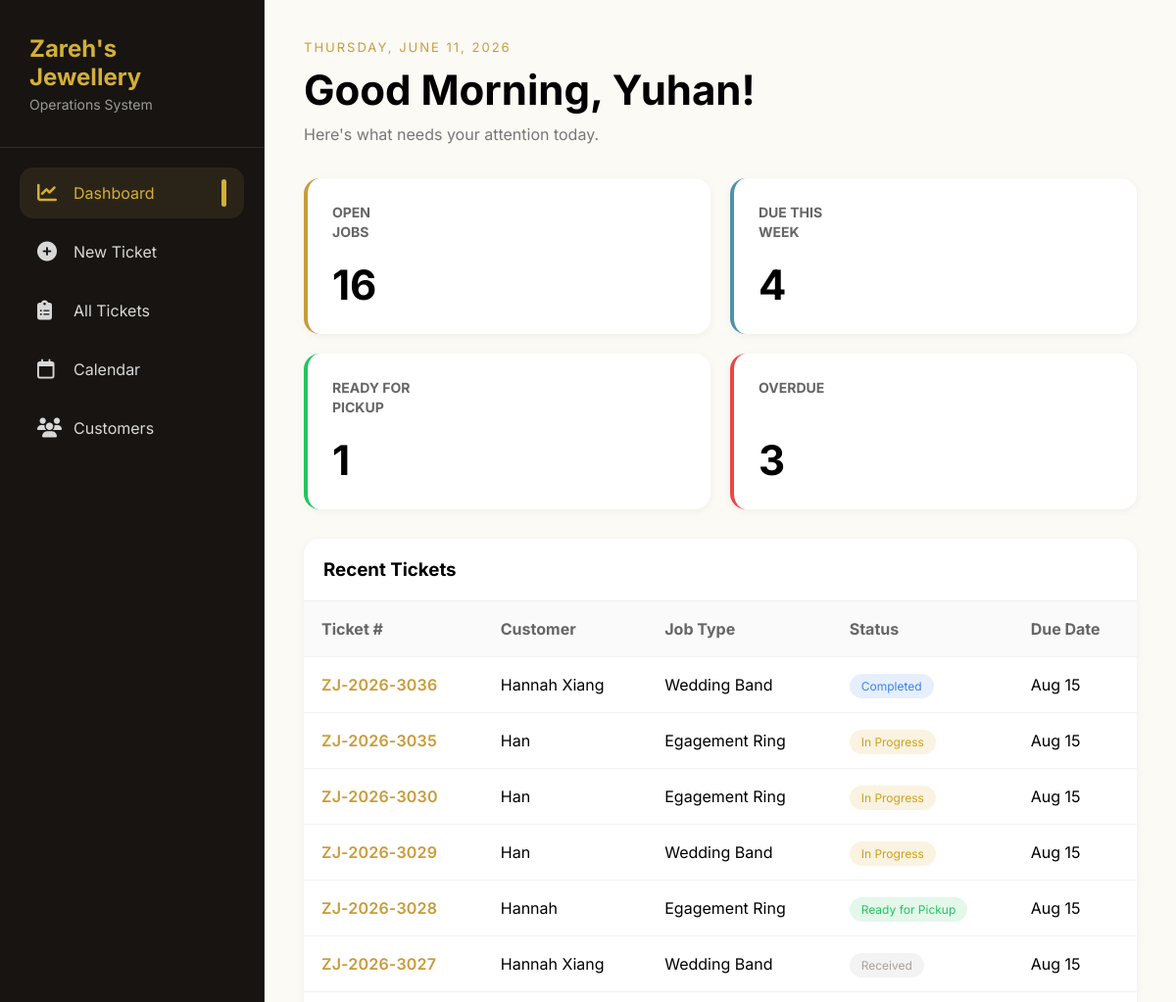
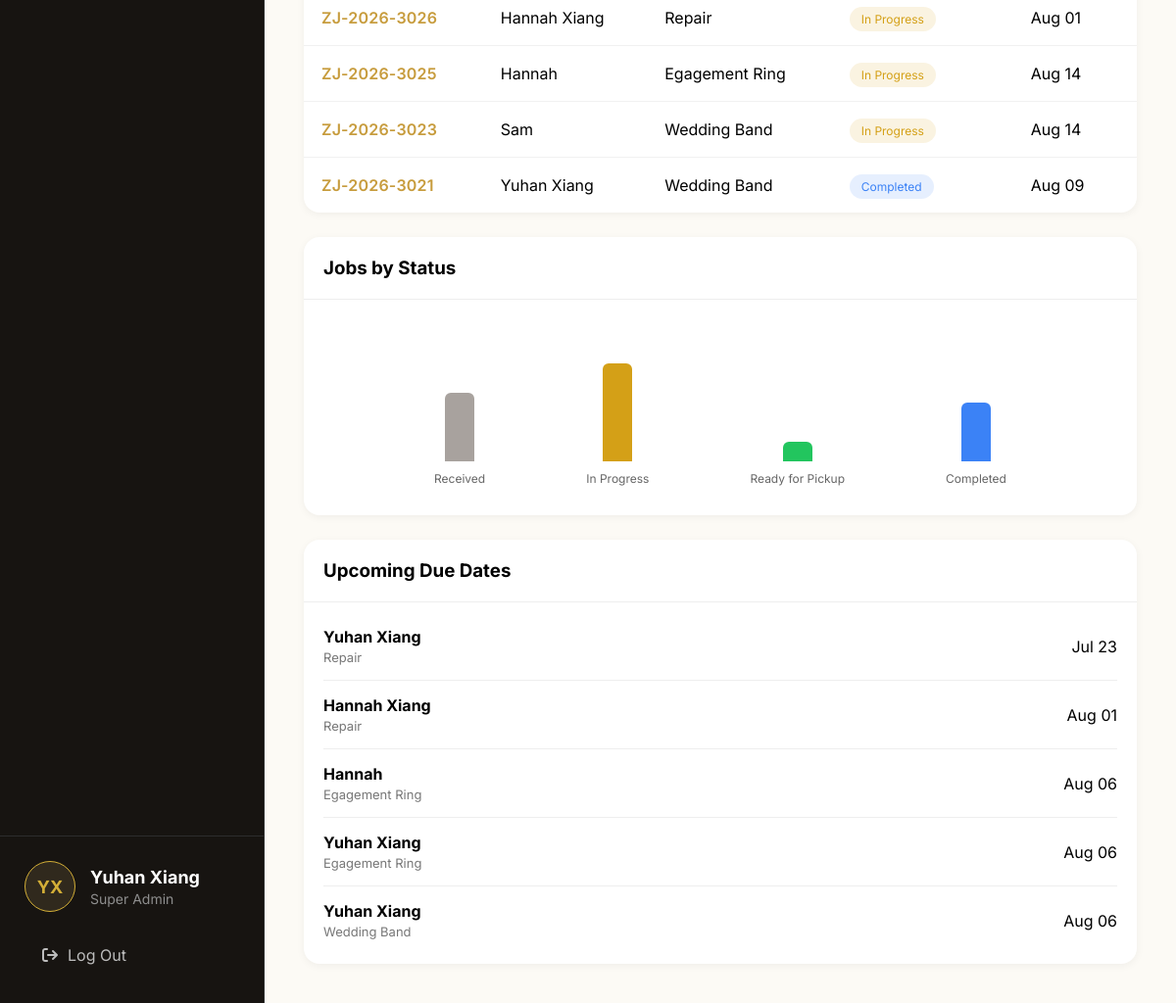
The app's page / (signed in), older data (2 pictures, top to bottom).
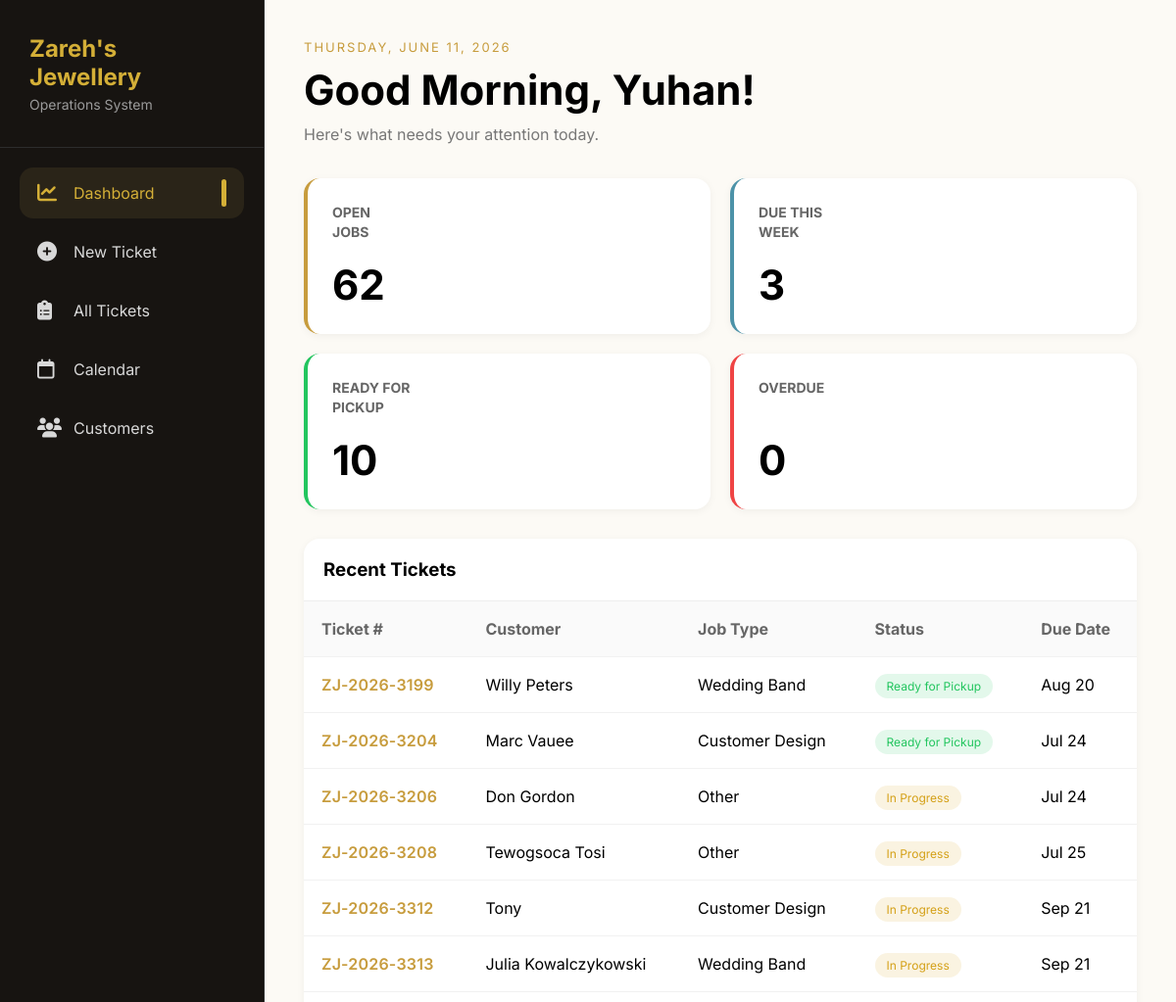
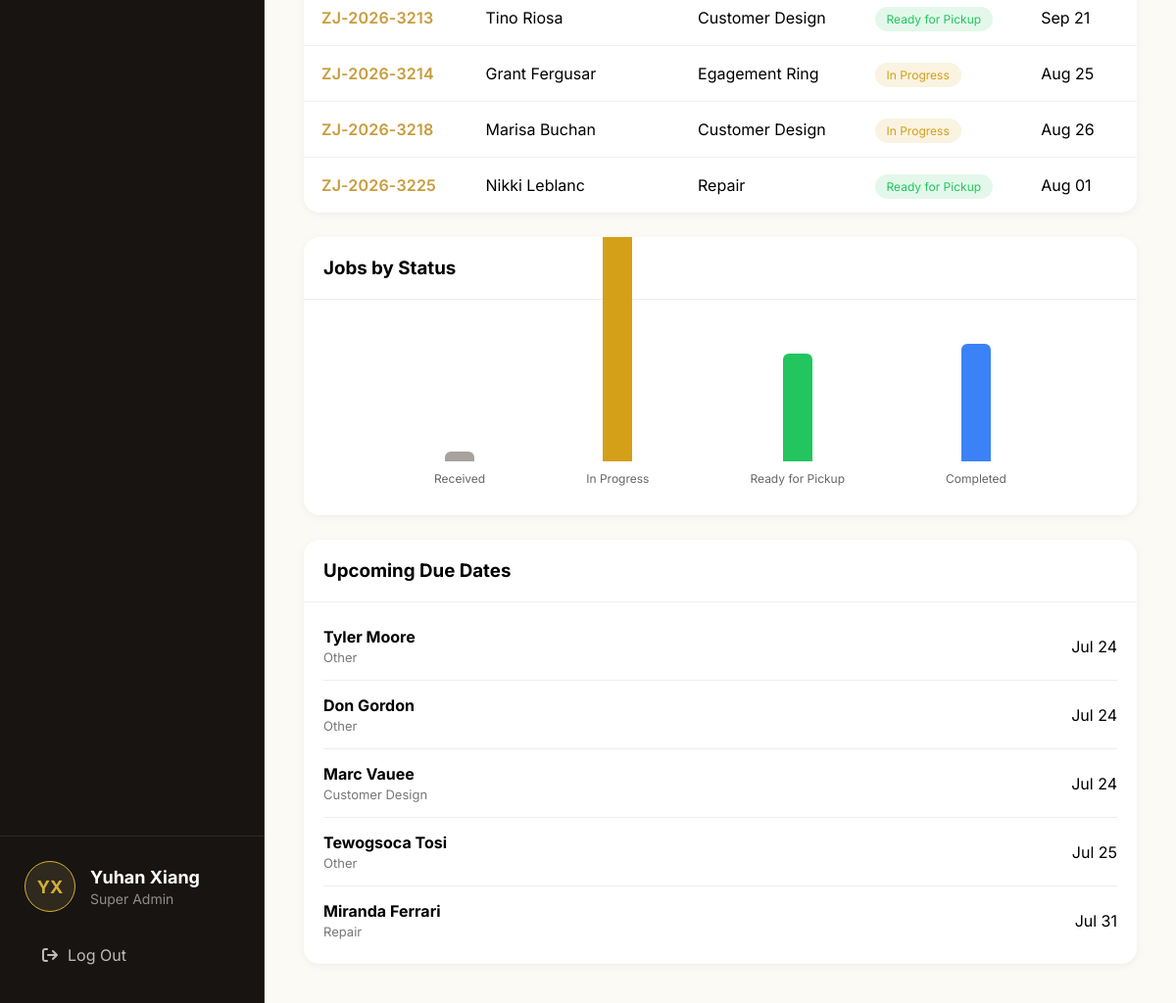
The same page, newer data (2 pictures, top to bottom).
### core/models.py (models this page shows, shortened)
class Ticket(models.Model):
    ticket_number = models.CharField(
        max_length=20,
        unique=True
    )
    customer = models.ForeignKey(
        Customer,
        on_delete=models.CASCADE,
        related_name="tickets"
    )
    job_type = models.ForeignKey(
        JobType,
        on_delete=models.PROTECT
    )
    status = models.ForeignKey(
        Status,
        on_delete=models.PROTECT
    )
    description = models.TextField()
    created_date = models.DateTimeField(auto_now_add=True)
    due_date = models.DateField()
    price = models.DecimalField(
        max_digits=10,
        decimal_places=2,
        blank=True,
        null=True
    )
    completed_date = models.DateField(
        blank=True,
        null=True
    )

class Customer(models.Model):
    name = models.CharField(max_length=100)
    phone = models.CharField(max_length=20, unique=True)
    email = models.EmailField(blank=True, null=True)
    note = models.TextField(blank=True)
    created_date = models.DateTimeField(auto_now_add=True)
    class Meta:
        ordering = ["name"]

class JobType(models.Model):
    type = models.CharField(max_length=100, unique=True)
    duration = models.PositiveIntegerField(default=7)

class Status(models.Model):
    status = models.CharField(max_length=50, unique=True)
    color = models.CharField(max_length=20, default="#c79c3d")

### core/views.py (the view)
# urls.py: path('', views.dashboard, name='dashboard'),
@login_required
def dashboard(request):
    today = timezone.now().date()
    start_of_week = today - timedelta(days=today.weekday())
    end_of_week = start_of_week + timedelta(days=6)
    three_months_ago = today - timedelta(days=90)
    recent_tickets = Ticket.objects.filter(
        created_date__gte=three_months_ago
    ).order_by('-created_date')[:10]
    open_jobs = Ticket.objects.exclude(
        status__status="Completed"
    ).count()
    due_this_week = Ticket.objects.filter(
        due_date__lte=end_of_week
    ).exclude(
        status__status__in=[
            "Completed",
            "Ready for Pickup"
        ]
    ).count()
    ready_for_pickup = Ticket.objects.filter(
        status__status="Ready for Pickup"
    ).count()
    overdue = Ticket.objects.filter(
        due_date__lt=today
    ).exclude(
        status__status__in=[
            "Completed",
            "Ready for Pickup"
        ]
    ).count()
    status_summary = []
    for status in Status.objects.all():
        count = Ticket.objects.filter(status=status).count()
        status_summary.append({
            "name": status.status,
            "count": count,
            "color": status.color
        })
    upcoming_due_dates = Ticket.objects.filter(
        due_date__gte=today
    ).exclude(
        status__status="Completed"
    ).order_by('due_date')[:5]
    context = {
        "recent_tickets": recent_tickets,
        "open_jobs": open_jobs,
        "due_this_week": due_this_week,
        "ready_for_pickup": ready_for_pickup,
        "overdue": overdue,
        "status_summary": status_summary,
        "upcoming_due_dates": upcoming_due_dates,
    }
    return render(request, "core/dashboard.html", context)

### core/templates/core/dashboard.html (shortened to what this page needs)
{% extends 'core/base.html' %}
{% block content %}
<div class="dashboard">
    <div class="dashboard-header">
        <p class="date">THURSDAY, JUNE 11, 2026</p>
        <h1>Good Morning, {{ user.first_name }}!</h1>
        <p class="subtitle">Here's what needs your attention today.</p>
    </div>
    <div class="stats-grid">
    <div
    class="stat-card jobs clickable-card"
    onclick="window.location='{% url 'all_tickets' %}?open=1'"
>
    <div class="stat-top">
        <h4>OPEN<br>JOBS</h4>
    </div>
    <h2>{{ open_jobs }}</h2>
</div>
        <div
    class="stat-card due clickable-card"
    onclick="window.location='{% url 'all_tickets' %}?due=thisweek'"
>
    <div class="stat-top">
        <h4>DUE THIS<br>WEEK</h4>
    </div>
    <h2>{{ due_this_week }}</h2>
</div>
        <div
    class="stat-card pickup clickable-card"
    onclick="window.location='{% url 'all_tickets' %}?pickup=1'"
>
    <div class="stat-top">
        <h4>READY FOR<br>PICKUP</h4>
    </div>
    <h2>{{ ready_for_pickup }}</h2>
</div>
        <div
    class="stat-card overdue clickable-card"
    onclick="window.location='{% url 'all_tickets' %}?overdue=1'"
>
    <div class="stat-top">
        <h4>OVERDUE</h4>
    </div>
    <h2>{{ overdue }}</h2>
</div>
    </div>
    <div class="dashboard-grid">
        <div class="panel">
            <div class="panel-header">
                <h3>Recent Tickets</h3>
            </div>
            <table class="ticket-table">
                <thead>
                    <tr>
                        <th>Ticket #</th>
                        <th>Customer</th>
                        <th>Job Type</th>
                        <th>Status</th>
                        <th>Due Date</th>
                    </tr>
                </thead>
                <tbody>
{% for ticket in recent_tickets %}
<tr
    class="clickable-row"
    onclick="window.location='{% url 'ticket_detail' ticket.id %}'"
>
    <td class="ticket-number">
    {{ ticket.ticket_number }}
</td>
    <td>{{ ticket.customer.name }}</td>
    <td>{{ ticket.job_type.type }}</td>
    <td>
        <span
            class="status"
            style="
                background-color:{{ ticket.status.color }}20;
                color:{{ ticket.status.color }};
            "
        >
            {{ ticket.status.status }}
        </span>
    </td>
    <td>{{ ticket.due_date|date:"M d" }}</td>
</tr>
{% empty %}
<tr>
    <td colspan="5">
        No tickets found
    </td>
</tr>
{% endfor %}
</tbody>
            </table>
        </div>
        <div class="right-column">
            <div class="panel">
                <div class="panel-header">
                    <h3>Jobs by Status</h3>
                </div>
                <div class="chart-container">
    {% for item in status_summary %}
    <div class="bar-item">
        <div
            class="bar"
            style="
                height:{{ item.count|add:'1' }}0px;
                background:{{ item.color }};
            "
        ></div>
        <span>{{ item.name }}</span>
    </div>
    {% endfor %}
</div>
            </div>
            <div class="panel">
                <div class="panel-header">
                    <h3>Upcoming Due Dates</h3>
                </div>
                <div class="due-list">
{% for ticket in upcoming_due_dates %}
<div
    class="due-item clickable-card"
    onclick="window.location='{% url 'ticket_detail' ticket.id %}'"
>
    <div>
        <strong>
            {{ ticket.customer.name }}
        </strong>
        <p>
            {{ ticket.job_type.type }}
        </p>
    </div>
    <span>
        {{ ticket.due_date|date:"M d" }}
    </span>
</div>
{% empty %}
<div class="due-item">
    No upcoming jobs
</div>
{% endfor %}
</div>
            </div>
        </div>
    </div>
</div>
{% endblock %}

Row changes from the older to the newer data that the page shows:
removed Ticket: ticket_number "ZJ-2026-3036", customer.name "Hannah Xiang", job_type.type "Wedding Band", status.status "Completed", due_date "Aug 15", shown under "Recent Tickets"
removed Ticket: ticket_number "ZJ-2026-3035", customer.name "Han", job_type.type "Egagement Ring", status.status "In Progress", due_date "Aug 15", shown under "Recent Tickets"
removed Ticket: ticket_number "ZJ-2026-3030", customer.name "Han", job_type.type "Egagement Ring", status.status "In Progress", due_date "Aug 15", shown under "Recent Tickets"
removed Ticket: ticket_number "ZJ-2026-3029", customer.name "Han", job_type.type "Wedding Band", status.status "In Progress", due_date "Aug 15", shown under "Recent Tickets"
removed Ticket: ticket_number "ZJ-2026-3028", customer.name "Hannah", job_type.type "Egagement Ring", status.status "Ready for Pickup", due_date "Aug 15", shown under "Recent Tickets"
removed Ticket: ticket_number "ZJ-2026-3027", customer.name "Hannah Xiang", job_type.type "Wedding Band", status.status "Received", due_date "Aug 15", shown under "Recent Tickets"
removed Ticket: ticket_number "ZJ-2026-3026", customer.name "Hannah Xiang", job_type.type "Repair", status.status "In Progress", due_date "Aug 01"
removed Ticket: ticket_number "ZJ-2026-3025", customer.name "Hannah", job_type.type "Egagement Ring", status.status "In Progress", due_date "Aug 14", shown under "Recent Tickets"
removed Ticket: ticket_number "ZJ-2026-3023", customer.name "Sam", job_type.type "Wedding Band", status.status "In Progress", due_date "Aug 14", shown under "Recent Tickets"
removed Ticket: ticket_number "ZJ-2026-3021", customer.name "Yuhan Xiang", job_type.type "Wedding Band", status.status "Completed", due_date "Aug 09", shown under "Recent Tickets"
removed Ticket: customer.name "Yuhan Xiang", job_type.type "Repair", due_date "Jul 23", shown under "Upcoming Due Dates"
removed Ticket: customer.name "Hannah", job_type.type "Egagement Ring", due_date "Aug 06", shown under "Upcoming Due Dates"
removed Ticket: customer.name "Yuhan Xiang", job_type.type "Egagement Ring", due_date "Aug 06", shown under "Upcoming Due Dates"
removed Ticket: customer.name "Yuhan Xiang", job_type.type "Wedding Band", due_date "Aug 06", shown under "Upcoming Due Dates"
added Ticket: ticket_number "ZJ-2026-3199", customer.name "Willy Peters", job_type.type "Wedding Band", status.status "Ready for Pickup", due_date "Aug 20", shown under "Recent Tickets"
added Ticket: ticket_number "ZJ-2026-3204", customer.name "Marc Vauee", job_type.type "Customer Design", status.status "Ready for Pickup", due_date "Jul 24"
added Ticket: ticket_number "ZJ-2026-3206", customer.name "Don Gordon", job_type.type "Other", status.status "In Progress", due_date "Jul 24"
added Ticket: ticket_number "ZJ-2026-3208", customer.name "Tewogsoca Tosi", job_type.type "Other", status.status "In Progress", due_date "Jul 25"
added Ticket: ticket_number "ZJ-2026-3312", customer.name "Tony", job_type.type "Customer Design", status.status "In Progress", due_date "Sep 21", shown under "Recent Tickets"
added Ticket: ticket_number "ZJ-2026-3313", customer.name "Julia Kowalczykowski", job_type.type "Wedding Band", status.status "In Progress", due_date "Sep 21", shown under "Recent Tickets"
added Ticket: ticket_number "ZJ-2026-3213", customer.name "Tino Riosa", job_type.type "Customer Design", status.status "Ready for Pickup", due_date "Sep 21", shown under "Recent Tickets"
added Ticket: ticket_number "ZJ-2026-3214", customer.name "Grant Fergusar", job_type.type "Egagement Ring", status.status "In Progress", due_date "Aug 25", shown under "Recent Tickets"
added Ticket: ticket_number "ZJ-2026-3218", customer.name "Marisa Buchan", job_type.type "Customer Design", status.status "In Progress", due_date "Aug 26", shown under "Recent Tickets"
added Ticket: ticket_number "ZJ-2026-3225", customer.name "Nikki Leblanc", job_type.type "Repair", status.status "Ready for Pickup", due_date "Aug 01", shown under "Recent Tickets"
added Ticket: customer.name "Tyler Moore", job_type.type "Other", due_date "Jul 24", shown under "Upcoming Due Dates"
added Ticket: customer.name "Miranda Ferrari", job_type.type "Repair", due_date "Jul 31", shown under "Upcoming Due Dates"
Text that changed along with them:
{{ open_jobs }}: "16" → "62"
{{ due_this_week }}: "4" → "3"
{{ ready_for_pickup }}: "1" → "10"
{{ overdue }}: "3" → "0"
{{ item.count|add:'1' }}: 7 → 1 (drawn)
{{ item.count|add:'1' }}: 10 → 53 (drawn)
{{ item.count|add:'1' }}: 2 → 11 (drawn)
{{ item.count|add:'1' }}: 6 → 12 (drawn)
